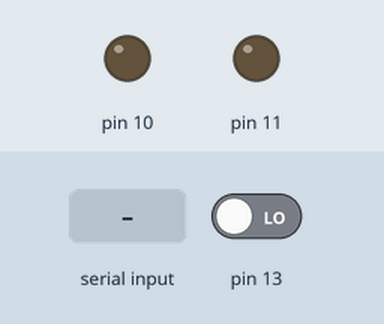
Simulated run of this sketch. Board: Arduino Uno, built with avr-gcc and run on an emulated ATmega328P. Shown: output pins drawn as LEDs (lit = HIGH). Inputs (shaded band) come from the test bench; at power-on: pin 13 LOW. EEPROM starts erased.

Above: at 1.2 s.
1.3 s: "low speed" received over Serial
At 2.6 s:
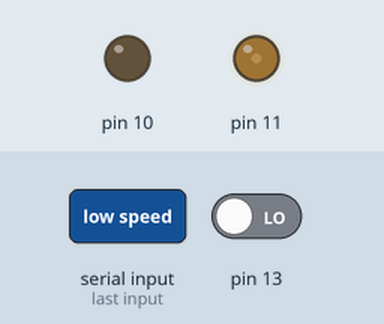
2.9 s: pin 13 driven HIGH
At 3.8 s:
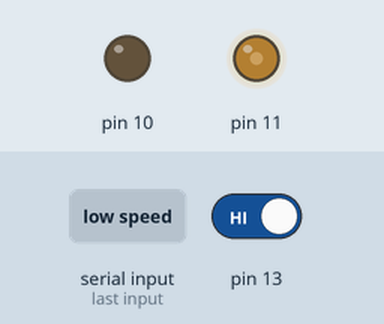
4.5 s: "medium speed" received over Serial
At 5.1 s:
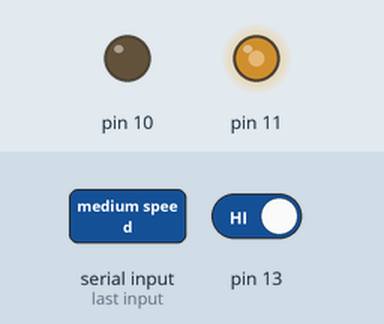
6.0 s: "full speed" received over Serial
At 7.3 s:
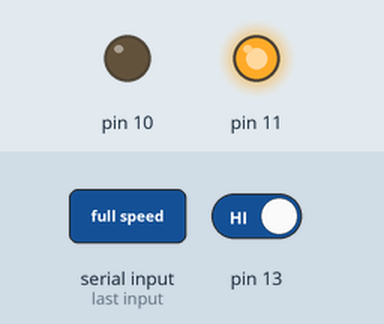
Timing chart, 0 to 8.5 s (numbered marks = the images above; inputs shaded):
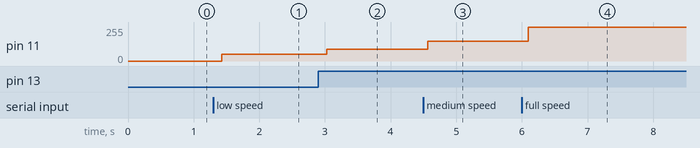

The sketch:

FANSPEEDCONTROL.ino
```cpp
#include <EEPROM.h>
int fanspeed=0;
#define zero 0
#define low 50
#define low_medium 90
#define high_medium 150
#define high 255
#define EEPROM_ADDR 0x01
int fanbuttonon;
int fanbuttonoff = 0;
String voice;
void setup()
{
  Serial.begin(9600);
  pinMode(13,INPUT);
  pinMode(11,OUTPUT);
  pinMode(10,OUTPUT);
  check_load_status();
}
void loop()
{
  int fanbuttonon=digitalRead(13);
  while(Serial.available())
  {
    delay(3);
    char c = Serial.read();
    voice+= c;
  }
  if(voice.length() >0)
  {
    if(voice == "low speed")
    {
      analogWrite(11,low);
      analogWrite(10,0);
      fanspeed=1;
      EEPROM.update(EEPROM_ADDR,fanspeed);
    }
    if(voice == "medium speed")
    {
      analogWrite(11,high_medium);
      analogWrite(10,0);
      fanspeed=3;
      EEPROM.update(EEPROM_ADDR,fanspeed);
    }
    if(voice == "full speed")
    {
      analogWrite(11,high);
      analogWrite(10,0);
      fanspeed=4;
      EEPROM.update(EEPROM_ADDR,fanspeed);
    }
    else if(voice == "turn off the fan")
    {
      analogWrite(11,0);
      analogWrite(10,0);
      fanspeed=0;
      EEPROM.update(EEPROM_ADDR,fanspeed);
    }
  voice = "";
  }
  if(fanbuttonoff==0 && fanbuttonon==1)
  {
    fanspeed++;
    delay(100);
    if (fanspeed == 0)
    {
      analogWrite(11,zero);
      analogWrite(10,0);
      EEPROM.update(EEPROM_ADDR,fanspeed);
    }
    if (fanspeed == 1)
    {
      analogWrite(11,low);
      analogWrite(10,0);
      EEPROM.update(EEPROM_ADDR,fanspeed);

    }
    if (fanspeed == 2)
    {
      analogWrite(11,low_medium);
      analogWrite(10,0);
      EEPROM.update(EEPROM_ADDR,fanspeed);

    }
    if (fanspeed == 3)
    {
      analogWrite(11,high_medium);
      analogWrite(10,0);
      EEPROM.update(EEPROM_ADDR,fanspeed);

    }
    if (fanspeed == 4)
    {
      analogWrite(11,high);
      analogWrite(10,0);
      EEPROM.update(EEPROM_ADDR,fanspeed);
    }
    if (fanspeed == 5)
    {
      analogWrite(11,0);
      analogWrite(10,0);
      fanspeed=0;
      EEPROM.update(EEPROM_ADDR,fanspeed);
    }
    }
   fanbuttonoff = fanbuttonon;
   delay(100);

}
void check_load_status()
{
  fanspeed=EEPROM.read(EEPROM_ADDR);
  if (fanspeed == 1)
    {
      analogWrite(11,low);
      analogWrite(10,0);
      EEPROM.update(EEPROM_ADDR,fanspeed);

    }
    if (fanspeed == 2)
    {
      analogWrite(11,low_medium);
      analogWrite(10,0);
      EEPROM.update(EEPROM_ADDR,fanspeed);

    }
    if (fanspeed == 3)
    {
      analogWrite(11,high_medium);
      analogWrite(10,0);
      EEPROM.update(EEPROM_ADDR,fanspeed);

    }
    if (fanspeed == 4)
    {
      analogWrite(11,high);
      analogWrite(10,0);
      EEPROM.update(EEPROM_ADDR,fanspeed);
    }
}
```

Measured:
- after the input at 1.3 s, pin 11: 0/255 → 50/255 after 0.13 s
- after the input at 2.9 s, pin 11: 50/255 → 90/255 after 0.13 s
- after the input at 4.5 s, pin 11: 90/255 → 150/255 after 0.07 s
- after the input at 6.0 s, pin 11: 150/255 → 255/255 after 0.10 s
